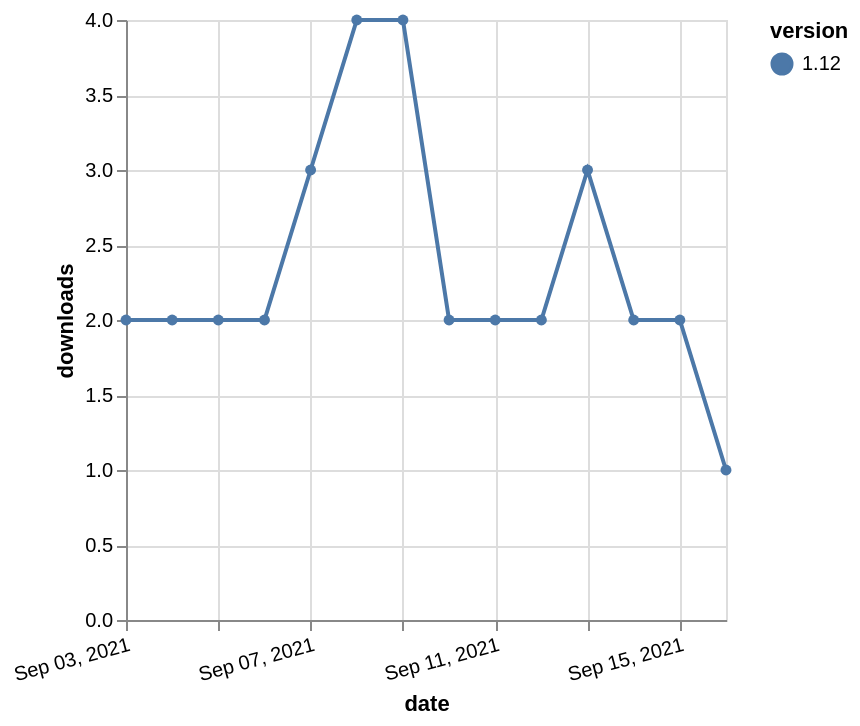

Vega-Lite specification for this chart:
### Vega-Lite specification from a JSON file in a GitHub repository (floating-point values rounded to 4 significant figures)
{"$schema": "https://vega.github.io/schema/vega-lite/v5.json", "description": "A simple bar chart with embedded data.", "data": {"values": [{"date": "2021-09-03", "total": 2040, "delta": 2, "version": "1.12"}, {"date": "2021-09-04", "total": 2042, "delta": 2, "version": "1.12"}, {"date": "2021-09-05", "total": 2044, "delta": 2, "version": "1.12"}, {"date": "2021-09-06", "total": 2046, "delta": 2, "version": "1.12"}, {"date": "2021-09-07", "total": 2049, "delta": 3, "version": "1.12"}, {"date": "2021-09-08", "total": 2053, "delta": 4, "version": "1.12"}, {"date": "2021-09-09", "total": 2057, "delta": 4, "version": "1.12"}, {"date": "2021-09-10", "total": 2059, "delta": 2, "version": "1.12"}, {"date": "2021-09-11", "total": 2061, "delta": 2, "version": "1.12"}, {"date": "2021-09-12", "total": 2063, "delta": 2, "version": "1.12"}, {"date": "2021-09-13", "total": 2066, "delta": 3, "version": "1.12"}, {"date": "2021-09-14", "total": 2068, "delta": 2, "version": "1.12"}, {"date": "2021-09-15", "total": 2070, "delta": 2, "version": "1.12"}, {"date": "2021-09-16", "total": 2071, "delta": 1, "version": "1.12"}]}, "width": "container", "mark": {"type": "line", "point": {"filled": true}}, "encoding": {"x": {"field": "date", "type": "temporal", "timeUnit": "yearmonthdate", "title": "date", "axis": {"labelAngle": -15}}, "y": {"field": "delta", "type": "quantitative", "title": "downloads"}, "color": {"field": "version", "type": "nominal"}, "tooltip": {"field": "delta"}}}
